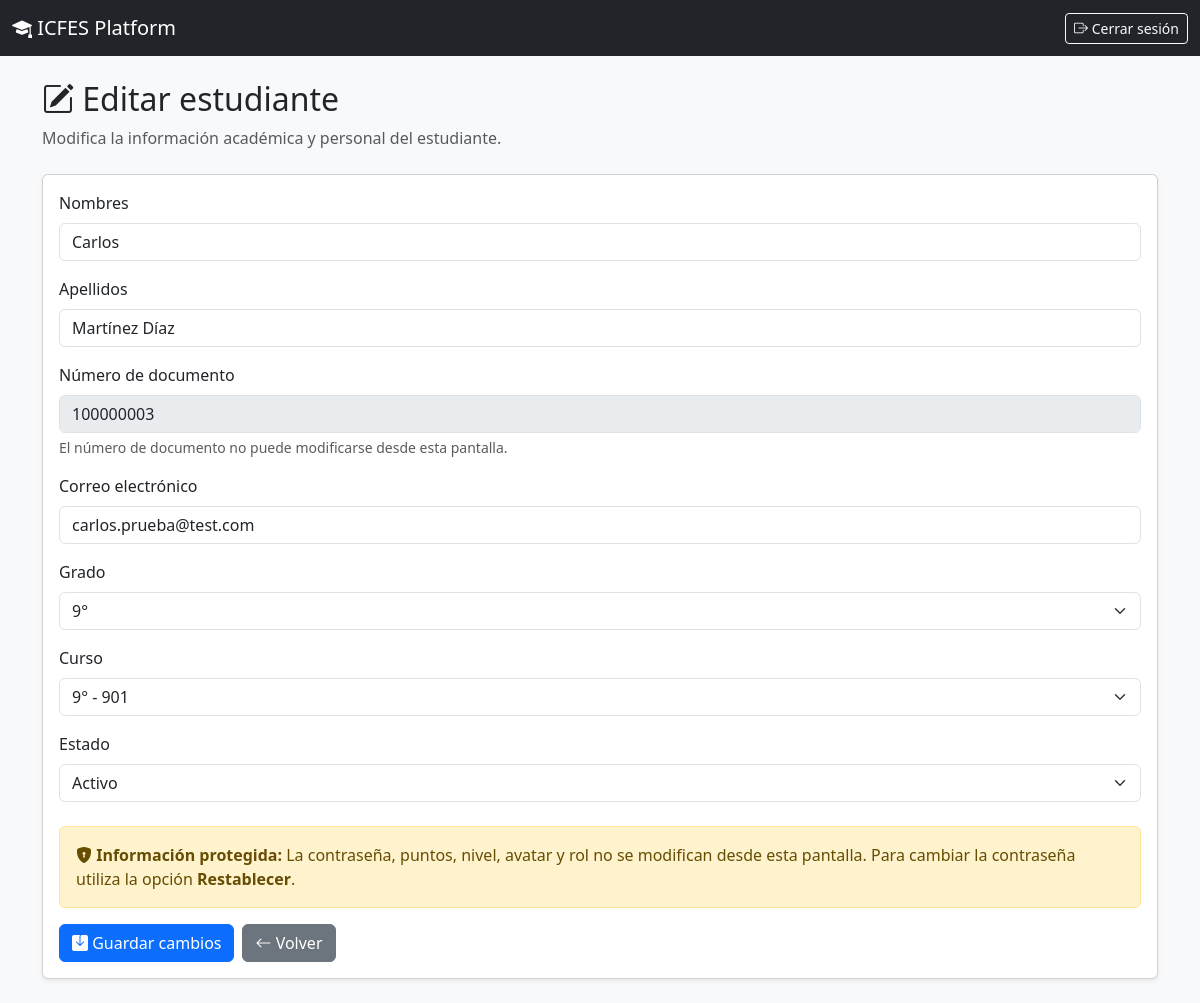
/admin/estudiantes/editar.php?id=5 (signed in), run on the app's committed database.
### tables this page shows
CREATE TABLE `usuarios` (
  `id_usuario` int(11) NOT NULL,
  `nombres` varchar(100) NOT NULL,
  `apellidos` varchar(100) NOT NULL,
  `correo` varchar(120) NOT NULL,
  `password` varchar(255) NOT NULL,
  `grado` enum('9','10','11') NOT NULL,
  `id_curso` int(11) DEFAULT NULL,
  `avatar` varchar(255) DEFAULT 'avatar_default.png',
  `id_avatar` int(11) DEFAULT 1,
  `puntos` int(11) DEFAULT 0,
  `nivel` int(11) DEFAULT 1,
  `fecha_registro` timestamp NOT NULL DEFAULT current_timestamp(),
  `numero_documento` varchar(20) NOT NULL,
  `id_rol` int(11) NOT NULL DEFAULT 2,
  `id_institucion` int(11) DEFAULT 1,
  `primer_ingreso` tinyint(1) DEFAULT 1,
  `estado` enum('Activo','Inactivo') DEFAULT 'Activo',
  `ultimo_acceso` datetime DEFAULT NULL,
  `fecha_cambio_password` datetime DEFAULT NULL,
  `ultimo_intento` datetime DEFAULT NULL
);

CREATE TABLE `cursos` (
  `id_curso` int(11) NOT NULL,
  `grado` enum('9','10','11') NOT NULL,
  `grupo` varchar(5) NOT NULL,
  `director` varchar(150) DEFAULT NULL,
  `estado` enum('Activo','Inactivo') DEFAULT 'Activo'
);

### admin/estudiantes/editar.php (the view, shortened to what this page needs)
<?php
require_once __DIR__ . "/../../includes/seguridad.php";
$id_usuario = filter_input(
    INPUT_GET,
    "id",
    FILTER_VALIDATE_INT
);
try {
    $sqlCursos = "
        SELECT
            id_curso,
            grado,
            grupo
        FROM cursos
        WHERE estado = 'Activo'
        ORDER BY grado ASC, grupo ASC
    ";
    $stmtCursos = $conexion->query($sqlCursos);
    $cursos = $stmtCursos->fetchAll(PDO::FETCH_ASSOC);
} catch (PDOException $e) {
    die("No fue posible cargar los cursos.");
}
try {
    $sql = "
        SELECT
            id_usuario,
            nombres,
            apellidos,
            numero_documento,
            correo,
            grado,
            id_curso,
            estado
        FROM usuarios
        WHERE id_usuario = ?
        AND id_rol = 2
        LIMIT 1
    ";
    $stmt = $conexion->prepare($sql);
    $stmt->execute([
        $id_usuario
    ]);
    $estudiante = $stmt->fetch(PDO::FETCH_ASSOC);
} catch (PDOException $e) {
    die("No fue posible cargar el estudiante.");
}
?>
<!DOCTYPE html>
<html lang="es">
<head>
    <link
        href="https://cdn.jsdelivr.net/npm/bootstrap@5.3.3/dist/css/bootstrap.min.css"
        rel="stylesheet"
    >
    <link
        rel="stylesheet"
        href="https://cdn.jsdelivr.net/npm/bootstrap-icons@1.11.3/font/bootstrap-icons.min.css"
    >
</head>
<body class="bg-light">
<nav class="navbar navbar-dark bg-dark">
    <div class="container-fluid">
        <a
            href="../dashboard.php"
            class="navbar-brand"
        >
            <i class="bi bi-mortarboard-fill"></i>
            ICFES Platform
        </a>
        <a
            href="../../cerrar_sesion.php"
            class="btn btn-outline-light btn-sm"
        >
            <i class="bi bi-box-arrow-right"></i>
            Cerrar sesión
        </a>
    </div>
</nav>
<div class="container py-4">
    <div class="mb-4">
        <h2>
            <i class="bi bi-pencil-square"></i>
            Editar estudiante
        </h2>
        <p class="text-muted">
            Modifica la información académica y personal del estudiante.
        </p>
    </div>
    <div class="card shadow-sm">
        <div class="card-body">
            <form method="POST">
                <div class="mb-3">
                    <label class="form-label">
                        Nombres
                    </label>
                    <input
                        type="text"
                        name="nombres"
                        class="form-control"
                        maxlength="100"
                        required
                        value="<?= htmlspecialchars($estudiante["nombres"]) ?>"
                    >
                </div>
                <div class="mb-3">
                    <label class="form-label">
                        Apellidos
                    </label>
                    <input
                        type="text"
                        name="apellidos"
                        class="form-control"
                        maxlength="100"
                        required
                        value="<?= htmlspecialchars($estudiante["apellidos"]) ?>"
                    >
                </div>
                <div class="mb-3">
                    <label class="form-label">
                        Número de documento
                    </label>
                    <input
                        type="text"
                        class="form-control"
                        value="<?= htmlspecialchars($estudiante["numero_documento"]) ?>"
                        disabled
                    >
                    <div class="form-text">
                        El número de documento no puede modificarse desde esta pantalla.
                    </div>
                </div>
                <div class="mb-3">
                    <label class="form-label">
                        Correo electrónico
                    </label>
                    <input
                        type="email"
                        name="correo"
                        class="form-control"
                        maxlength="120"
                        value="<?= htmlspecialchars($estudiante["correo"] ?? "") ?>"
                    >
                </div>
                <div class="mb-3">
                    <label class="form-label">
                        Grado
                    </label>
                    <select
                        id="grado"
                        name="grado"
                        class="form-select"
                        required
                    >
                        <?php foreach (["9", "10", "11"] as $grado): ?>
                            <option
                                value="<?= $grado ?>"
                                <?= $estudiante["grado"] === $grado ? "selected" : "" ?>
                            >
                                <?= $grado ?>°
                            </option>
                        <?php endforeach; ?>
                    </select>
                </div>
                <div class="mb-3">
                    <label class="form-label">
                        Curso
                    </label>
                    <select
                        id="id_curso"
                        name="id_curso"
                        class="form-select"
                        required
                    >
                        <?php foreach ($cursos as $curso): ?>
                            <option
                                value="<?= (int)$curso["id_curso"] ?>"
                                data-grado="<?= htmlspecialchars($curso["grado"]) ?>"
                                <?= (int)$estudiante["id_curso"] === (int)$curso["id_curso"] ? "selected" : "" ?>
                            >
                                <?= htmlspecialchars($curso["grado"]) ?>°
                                -
                            </option>
                        <?php endforeach; ?>
                    </select>
                </div>
                <div class="mb-4">
                    <label class="form-label">
                        Estado
                    </label>
                    <select
                        name="estado"
                        class="form-select"
                    >
                        <option
                            value="Activo"
                            <?= $estudiante["estado"] === "Activo" ? "selected" : "" ?>
                        >
                            Activo
                        </option>
                    </select>
                </div>
                <div class="alert alert-warning">
                    <i class="bi bi-shield-lock-fill"></i>
                    <strong>Información protegida:</strong>
                    La contraseña, puntos, nivel, avatar y rol no se modifican desde esta pantalla.
                    Para cambiar la contraseña utiliza la opción
                    <strong>Restablecer</strong>.
                </div>
                <div class="d-flex gap-2">
                    <button
                        type="submit"
                        class="btn btn-primary"
                    >
                        <i class="bi bi-save-fill"></i>
                        Guardar cambios
                    </button>
                    <a
                        href="index.php"
                        class="btn btn-secondary"
                    >
                        <i class="bi bi-arrow-left"></i>
                        Volver
                    </a>
                </div>
            </form>
        </div>
    </div>
</div>
</body>
</html>

### data on the page
usuarios: nombres "Carlos", apellidos "Martínez Díaz", numero_documento "100000003", correo "carlos.prueba@test.com", grado "9°", id_curso "9° - 901", estado "Activo"
